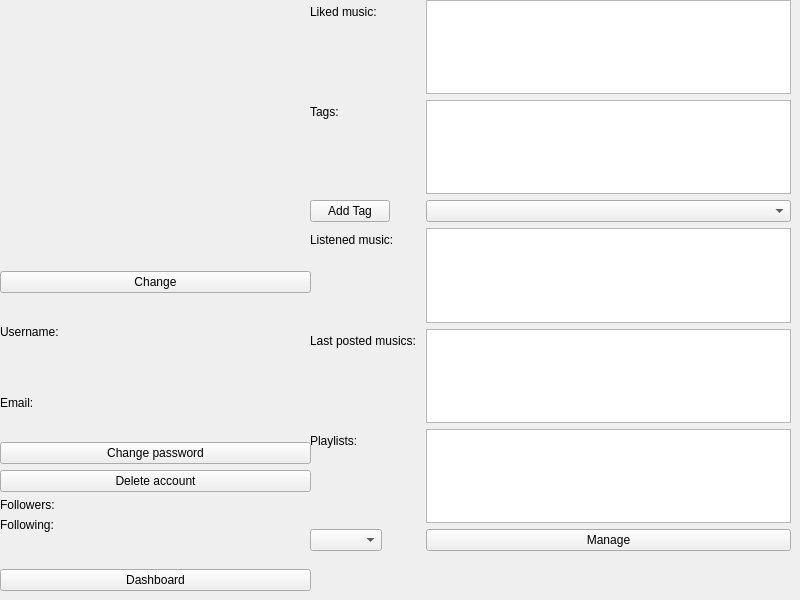
<?xml version="1.0" encoding="UTF-8"?>
<ui version="4.0">
 <class>profile_form</class>
 <widget class="QWidget" name="profile_form">
  <property name="geometry">
   <rect>
    <x>0</x>
    <y>0</y>
    <width>800</width>
    <height>600</height>
   </rect>
  </property>
  <property name="windowTitle">
   <string>Form</string>
  </property>
  <widget class="QWidget" name="formLayoutWidget_2">
   <property name="geometry">
    <rect>
     <x>310</x>
     <y>0</y>
     <width>481</width>
     <height>591</height>
    </rect>
   </property>
   <layout class="QFormLayout" name="formLayout_2">
    <item row="0" column="0">
     <widget class="QLabel" name="label_14">
      <property name="text">
       <string>Liked music: </string>
      </property>
     </widget>
    </item>
    <item row="0" column="1">
     <widget class="QListWidget" name="liked_mu_view_2"/>
    </item>
    <item row="1" column="0">
     <widget class="QLabel" name="label_15">
      <property name="text">
       <string>Tags: </string>
      </property>
     </widget>
    </item>
    <item row="1" column="1">
     <widget class="QListWidget" name="tags_view_2"/>
    </item>
    <item row="2" column="0">
     <widget class="QPushButton" name="add_tag_button_2">
      <property name="text">
       <string>Add Tag</string>
      </property>
     </widget>
    </item>
    <item row="2" column="1">
     <widget class="QComboBox" name="tags_combo_2"/>
    </item>
    <item row="3" column="0">
     <widget class="QLabel" name="label_16">
      <property name="text">
       <string>Listened music:</string>
      </property>
     </widget>
    </item>
    <item row="3" column="1">
     <widget class="QListWidget" name="listen_mu_view_2"/>
    </item>
    <item row="4" column="0">
     <widget class="QLabel" name="label_17">
      <property name="text">
       <string>Last posted musics: </string>
      </property>
     </widget>
    </item>
    <item row="4" column="1">
     <widget class="QListWidget" name="post_music_view_2"/>
    </item>
    <item row="5" column="0">
     <widget class="QLabel" name="label_18">
      <property name="text">
       <string>Playlists:</string>
      </property>
     </widget>
    </item>
    <item row="5" column="1">
     <widget class="QListWidget" name="playlist_view_2"/>
    </item>
    <item row="6" column="0">
     <widget class="QComboBox" name="manage_playlist_2"/>
    </item>
    <item row="6" column="1">
     <widget class="QPushButton" name="manage_playlist_button_2">
      <property name="text">
       <string>Manage</string>
      </property>
     </widget>
    </item>
    <item row="8" column="1">
     <widget class="QLabel" name="label_19">
      <property name="text">
       <string/>
      </property>
     </widget>
    </item>
    <item row="7" column="1">
     <widget class="QLabel" name="error_label_2">
      <property name="text">
       <string/>
      </property>
     </widget>
    </item>
   </layout>
  </widget>
  <widget class="QWidget" name="verticalLayoutWidget_3">
   <property name="geometry">
    <rect>
     <x>0</x>
     <y>0</y>
     <width>311</width>
     <height>591</height>
    </rect>
   </property>
   <layout class="QVBoxLayout" name="verticalLayout_4">
    <item>
     <layout class="QVBoxLayout" name="verticalLayout_2">
      <item>
       <widget class="QLabel" name="image_label">
        <property name="text">
         <string/>
        </property>
       </widget>
      </item>
      <item>
       <widget class="QPushButton" name="photo_choose">
        <property name="text">
         <string>Change</string>
        </property>
       </widget>
      </item>
      <item>
       <layout class="QVBoxLayout" name="verticalLayout">
        <item>
         <layout class="QHBoxLayout" name="horizontalLayout">
          <item>
           <widget class="QLabel" name="label_2">
            <property name="text">
             <string>Username: </string>
            </property>
           </widget>
          </item>
          <item>
           <widget class="QLabel" name="username_label">
            <property name="text">
             <string/>
            </property>
           </widget>
          </item>
         </layout>
        </item>
        <item>
         <layout class="QHBoxLayout" name="horizontalLayout_2">
          <item>
           <widget class="QLabel" name="label_3">
            <property name="text">
             <string>Email: </string>
            </property>
           </widget>
          </item>
          <item>
           <widget class="QLabel" name="email_label">
            <property name="text">
             <string/>
            </property>
           </widget>
          </item>
         </layout>
        </item>
        <item>
         <widget class="QPushButton" name="change_pass_button">
          <property name="text">
           <string>Change password</string>
          </property>
         </widget>
        </item>
        <item>
         <widget class="QPushButton" name="delete_ac_button">
          <property name="text">
           <string>Delete account</string>
          </property>
         </widget>
        </item>
        <item>
         <layout class="QFormLayout" name="formLayout">
          <item row="0" column="0">
           <widget class="QLabel" name="label_4">
            <property name="text">
             <string>Followers: </string>
            </property>
           </widget>
          </item>
          <item row="0" column="1">
           <widget class="QLabel" name="follow_num">
            <property name="text">
             <string/>
            </property>
           </widget>
          </item>
          <item row="1" column="0">
           <widget class="QLabel" name="label_5">
            <property name="text">
             <string>Following: </string>
            </property>
           </widget>
          </item>
          <item row="1" column="1">
           <widget class="QLabel" name="following_num">
            <property name="text">
             <string/>
            </property>
           </widget>
          </item>
         </layout>
        </item>
       </layout>
      </item>
     </layout>
    </item>
    <item>
     <widget class="QPushButton" name="dashboard_button_2">
      <property name="text">
       <string>Dashboard</string>
      </property>
     </widget>
    </item>
   </layout>
  </widget>
 </widget>
 <resources/>
 <connections/>
</ui>
